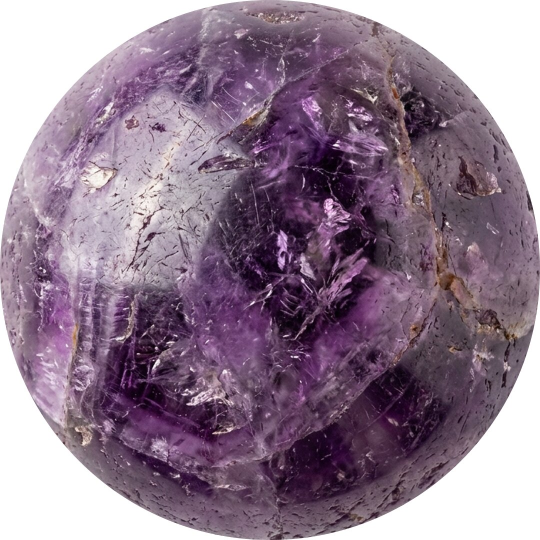
#> input picture assets/stones/amethyst.jpg, 1080 x 1080 px (shown at 1/2 size)
$ python -i process_all_stones.py   (imports and definitions only)
#> lines starting #> are read from the running program, lines starting #| are printed output that depends on the picture
import os
import glob
from PIL import Image, ImageDraw, ImageFilter
import sys

# Mapping of artifact filename prefix to stone ID
mapping = {
    'amethyst_bead': 'amethyst',
    'citrine_bead': 'citrine',
    'clear_quartz_bead': 'clear-quartz',
    'evil_eye_bead': 'evil-eyes',
    'hematite_bead': 'hematite',
    'lapis_lazuli_bead': 'lapis-lazuli',
    'lava_stone_bead': 'lava-marble',
    'malachite_bead': 'malachite',
    'moss_agate_bead': 'moss-agate',
    'rose_quartz_bead': 'rose-quartz',
    'sunstone_bead': 'sunstone',
    'tiger_eye_bead': 'tiger-eye',
    'turquoise_bead': 'firoza'
}

def process_image(input_path, output_path, patch_hole=True):
#> called with input_path = 'assets/stones/amethyst.jpg', output_path = 'out.png', patch_hole = True
    img = Image.open(input_path).convert("RGBA")

    gray = img.convert("L")
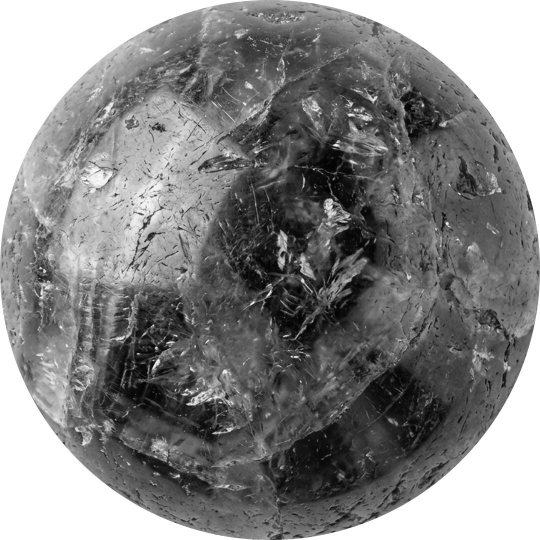
#> gray: PIL image 1080x1080 L (shown at 1/2 size); min 0, max 255, mean 133
    bbox = None
    width, height = img.size
#> width = 1080; height = 1080

    for y in range(height):
        for x in range(width):
            if gray.getpixel((x, y)) < 240:
                if bbox is None:
                    bbox = [x, y, x, y]
                else:
                    bbox[0] = min(bbox[0], x)
                    bbox[1] = min(bbox[1], y)
                    bbox[2] = max(bbox[2], x)
                    bbox[3] = max(bbox[3], y)
#> after the loop, bbox = [0, 0, 1079, 1079]

    if bbox is None:
        print("Could not find bead in", input_path)
        return

    img_cropped = img.crop((bbox[0], bbox[1], bbox[2]+1, bbox[3]+1))

    w, h = img_cropped.size
#> w = 1080; h = 1080
    size = min(w, h)
#> size = 1080

    img_sq = img_cropped.resize((size, size), Image.Resampling.LANCZOS)

    mask = Image.new("L", (size, size), 0)
#> mask: PIL image 1080x1080 L; every value is 0
    draw = ImageDraw.Draw(mask)
    draw.ellipse((0, 0, size, size), fill=255)

    result = Image.new("RGBA", (size, size), (0,0,0,0))
#> result: PIL image 1080x1080 RGBA; every value is 0
    result.paste(img_sq, (0,0), mask=mask)

    if patch_hole:
        hole_radius = int(size * 0.15)
#> hole_radius = 162
        cx, cy = size // 2, size // 2
#> cx = 540; cy = 540

        patch_size = hole_radius * 2
#> patch_size = 324
        patch = result.crop((cx - hole_radius, cy - hole_radius * 3, cx + hole_radius, cy - hole_radius))
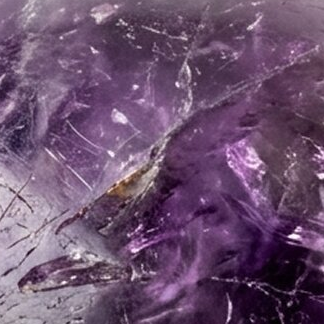
#> patch: PIL image 324x324 RGBA; mean R, G, B, A 107.6, 80.7, 110, 255

        patch_mask = Image.new("L", (patch_size, patch_size), 0)
#> patch_mask: PIL image 324x324 L; every value is 0
        pdraw = ImageDraw.Draw(patch_mask)
        pdraw.ellipse((0, 0, patch_size, patch_size), fill=255)

        patch_mask = patch_mask.filter(ImageFilter.GaussianBlur(2))
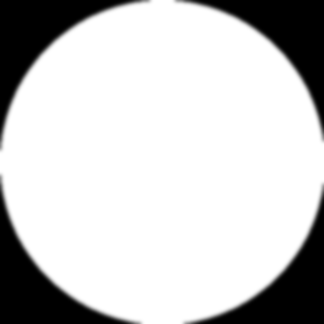
#> patch_mask: PIL image 324x324 L; min 0, max 255, mean 201.2

        result.paste(patch, (cx - hole_radius, cy - hole_radius), patch_mask)
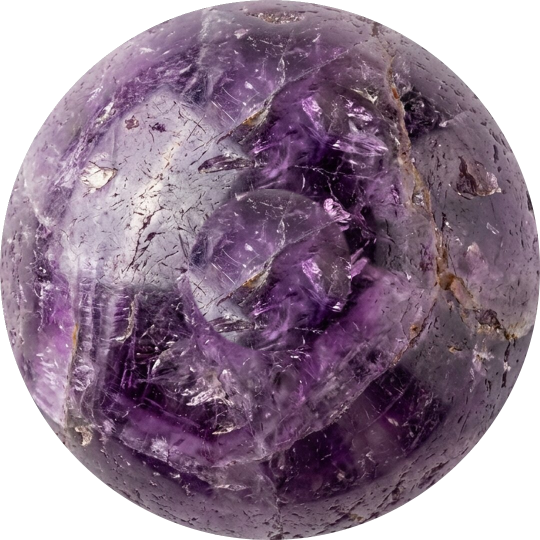
#> result: PIL image 1080x1080 RGBA (shown at 1/2 size); mean R, G, B, A 92.3, 72.3, 90.8, 200.6; transparent parts drawn white

    result.save(output_path)
    print("Processed", output_path)

brain_dir = '/Users/jd/.gemini/antigravity-ide/brain/645fc760-1072-4b75-8a41-6f112b10990e'
out_dir = '/Users/jd/Dev/Website/AuraSources/assets/stones'
# [10 lines not run here, left out]

>>> result = process_image('assets/stones/amethyst.jpg', 'out.png')

$ run again, on assets/stones/hematite.jpg
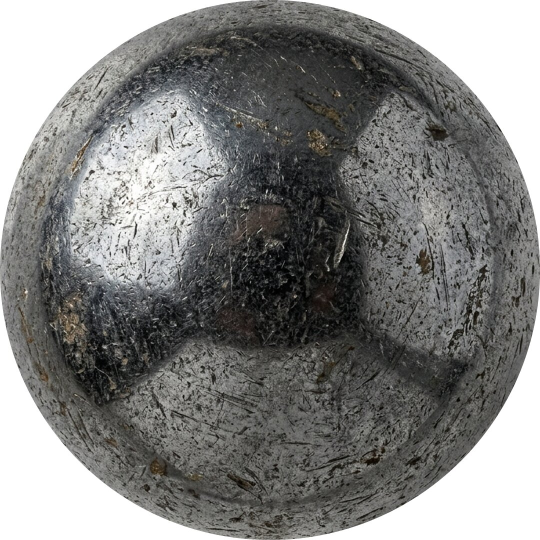
#> input picture assets/stones/hematite.jpg, 1080 x 1080 px (shown at 1/2 size)
#> mask: PIL image 1080x1080 L; every value is 0
#> in process_image, `patch = result.crop((cx - hole_radius, cy - hole_radius * 3, cx + hole..`:
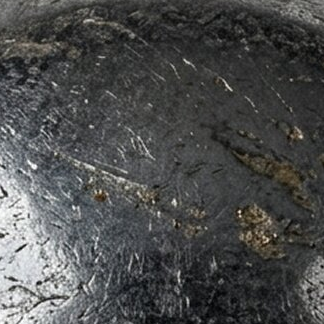
#> patch: PIL image 324x324 RGBA; mean R, G, B, A 76.2, 77.1, 76.7, 255
#> in process_image, `result.paste(patch, (cx - hole_radius, cy - hole_radius), patch_mask)`:
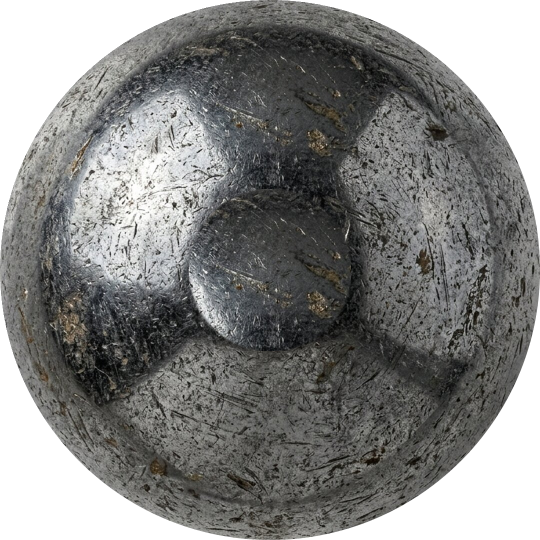
#> result: PIL image 1080x1080 RGBA (shown at 1/2 size); mean R, G, B, A 78, 78.3, 76.8, 200.6; transparent parts drawn white

$ run again, on assets/stones/lapis_lazuli.jpg
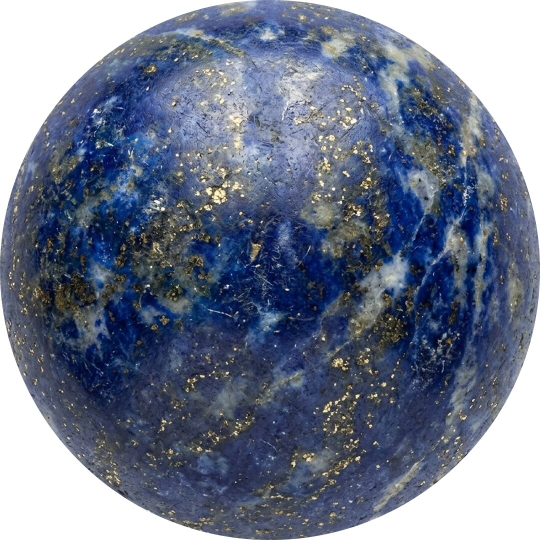
#> input picture assets/stones/lapis_lazuli.jpg, 1080 x 1080 px (shown at 1/2 size)
#> mask: PIL image 1080x1080 L; every value is 0
#> in process_image, `patch = result.crop((cx - hole_radius, cy - hole_radius * 3, cx + hole..`:
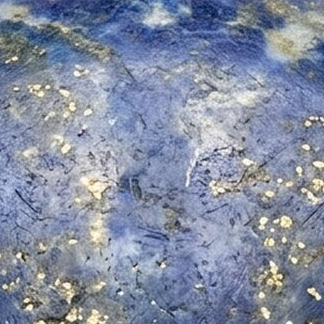
#> patch: PIL image 324x324 RGBA; mean R, G, B, A 132.6, 141.7, 162.6, 255
#> in process_image, `result.paste(patch, (cx - hole_radius, cy - hole_radius), patch_mask)`:
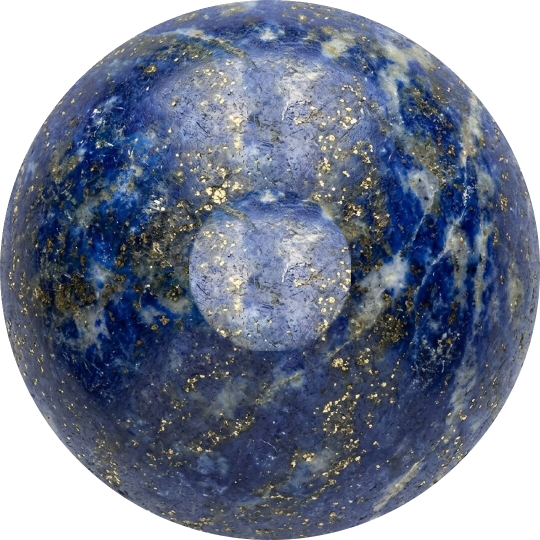
#> result: PIL image 1080x1080 RGBA (shown at 1/2 size); mean R, G, B, A 64, 72.5, 91.7, 200.6; transparent parts drawn white

$ run again, on assets/stones/new_realistic_studio_stone.jpg
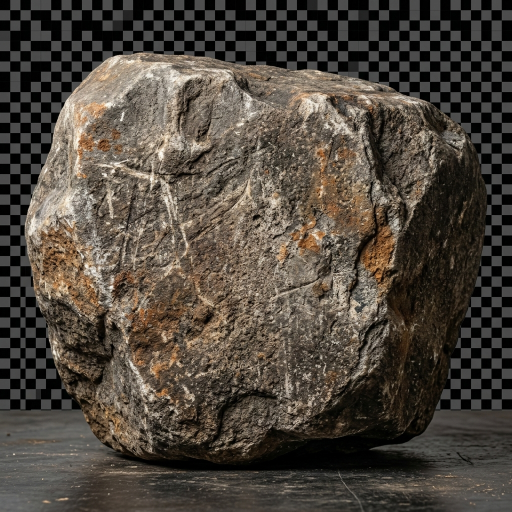
#> input picture assets/stones/new_realistic_studio_stone.jpg, 1024 x 1024 px (shown at 1/2 size)
#> mask: PIL image 1024x1024 L; every value is 0
#> in process_image, `patch = result.crop((cx - hole_radius, cy - hole_radius * 3, cx + hole..`:
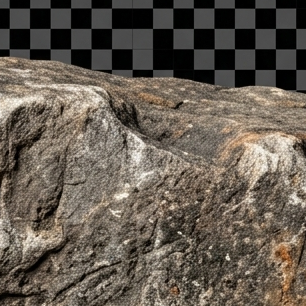
#> patch: PIL image 306x306 RGBA; mean R, G, B, A 101.1, 91.9, 81.4, 255
#> in process_image, `result.paste(patch, (cx - hole_radius, cy - hole_radius), patch_mask)`:
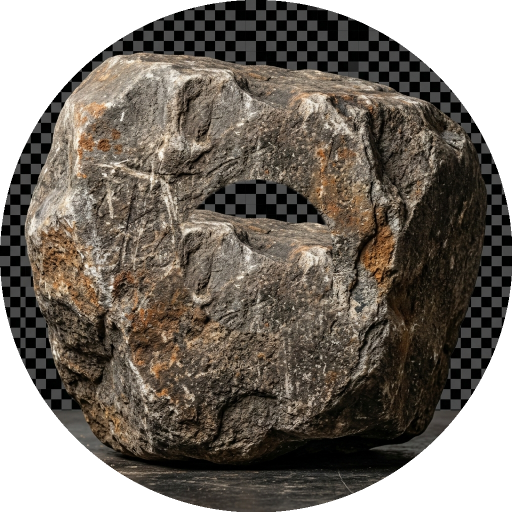
#> result: PIL image 1024x1024 RGBA (shown at 1/2 size); mean R, G, B, A 67.1, 59.9, 51.6, 200.6; transparent parts drawn white
